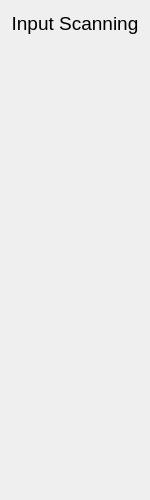
<?xml version="1.0" encoding="UTF-8"?>
<ui version="4.0">
 <class>Dialog</class>
 <widget class="QDialog" name="Dialog">
  <property name="geometry">
   <rect>
    <x>0</x>
    <y>0</y>
    <width>150</width>
    <height>500</height>
   </rect>
  </property>
  <property name="minimumSize">
   <size>
    <width>150</width>
    <height>500</height>
   </size>
  </property>
  <property name="maximumSize">
   <size>
    <width>150</width>
    <height>500</height>
   </size>
  </property>
  <property name="font">
   <font>
    <pointsize>11</pointsize>
   </font>
  </property>
  <property name="windowTitle">
   <string>Scan SigIn Progress</string>
  </property>
  <layout class="QGridLayout" name="gridLayout">
   <item row="0" column="0">
    <layout class="QVBoxLayout" name="verticalLayout">
     <item>
      <widget class="QLabel" name="label">
       <property name="maximumSize">
        <size>
         <width>16777215</width>
         <height>16777215</height>
        </size>
       </property>
       <property name="font">
        <font>
         <pointsize>14</pointsize>
        </font>
       </property>
       <property name="text">
        <string>Input Scanning</string>
       </property>
       <property name="alignment">
        <set>Qt::AlignCenter</set>
       </property>
      </widget>
     </item>
     <item>
      <widget class="QLabel" name="label_2">
       <property name="maximumSize">
        <size>
         <width>16777215</width>
         <height>16777215</height>
        </size>
       </property>
       <property name="text">
        <string/>
       </property>
       <property name="alignment">
        <set>Qt::AlignCenter</set>
       </property>
      </widget>
     </item>
     <item>
      <widget class="QLabel" name="label_3">
       <property name="maximumSize">
        <size>
         <width>16777215</width>
         <height>16777215</height>
        </size>
       </property>
       <property name="text">
        <string/>
       </property>
       <property name="alignment">
        <set>Qt::AlignCenter</set>
       </property>
      </widget>
     </item>
     <item>
      <widget class="QLabel" name="label_4">
       <property name="maximumSize">
        <size>
         <width>16777215</width>
         <height>16777215</height>
        </size>
       </property>
       <property name="text">
        <string/>
       </property>
       <property name="alignment">
        <set>Qt::AlignCenter</set>
       </property>
      </widget>
     </item>
     <item>
      <widget class="QLabel" name="label_5">
       <property name="maximumSize">
        <size>
         <width>16777215</width>
         <height>16777215</height>
        </size>
       </property>
       <property name="text">
        <string/>
       </property>
       <property name="alignment">
        <set>Qt::AlignCenter</set>
       </property>
      </widget>
     </item>
     <item>
      <widget class="QLabel" name="label_6">
       <property name="maximumSize">
        <size>
         <width>16777215</width>
         <height>16777215</height>
        </size>
       </property>
       <property name="text">
        <string/>
       </property>
       <property name="alignment">
        <set>Qt::AlignCenter</set>
       </property>
      </widget>
     </item>
     <item>
      <widget class="QLabel" name="label_7">
       <property name="maximumSize">
        <size>
         <width>16777215</width>
         <height>16777215</height>
        </size>
       </property>
       <property name="text">
        <string/>
       </property>
       <property name="alignment">
        <set>Qt::AlignCenter</set>
       </property>
      </widget>
     </item>
     <item>
      <widget class="QLabel" name="label_8">
       <property name="maximumSize">
        <size>
         <width>16777215</width>
         <height>16777215</height>
        </size>
       </property>
       <property name="text">
        <string/>
       </property>
       <property name="alignment">
        <set>Qt::AlignCenter</set>
       </property>
      </widget>
     </item>
     <item>
      <widget class="QLabel" name="label_9">
       <property name="maximumSize">
        <size>
         <width>16777215</width>
         <height>16777215</height>
        </size>
       </property>
       <property name="text">
        <string/>
       </property>
       <property name="alignment">
        <set>Qt::AlignCenter</set>
       </property>
      </widget>
     </item>
     <item>
      <widget class="QLabel" name="label_10">
       <property name="maximumSize">
        <size>
         <width>16777215</width>
         <height>16777215</height>
        </size>
       </property>
       <property name="text">
        <string/>
       </property>
       <property name="alignment">
        <set>Qt::AlignCenter</set>
       </property>
      </widget>
     </item>
     <item>
      <widget class="QLabel" name="label_11">
       <property name="maximumSize">
        <size>
         <width>16777215</width>
         <height>16777215</height>
        </size>
       </property>
       <property name="text">
        <string/>
       </property>
       <property name="alignment">
        <set>Qt::AlignCenter</set>
       </property>
      </widget>
     </item>
     <item>
      <widget class="QLabel" name="label_12">
       <property name="maximumSize">
        <size>
         <width>16777215</width>
         <height>16777215</height>
        </size>
       </property>
       <property name="text">
        <string/>
       </property>
       <property name="alignment">
        <set>Qt::AlignCenter</set>
       </property>
      </widget>
     </item>
     <item>
      <widget class="QLabel" name="label_13">
       <property name="maximumSize">
        <size>
         <width>16777215</width>
         <height>16777215</height>
        </size>
       </property>
       <property name="text">
        <string/>
       </property>
       <property name="alignment">
        <set>Qt::AlignCenter</set>
       </property>
      </widget>
     </item>
     <item>
      <widget class="QLabel" name="label_14">
       <property name="maximumSize">
        <size>
         <width>16777215</width>
         <height>16777215</height>
        </size>
       </property>
       <property name="text">
        <string/>
       </property>
       <property name="alignment">
        <set>Qt::AlignCenter</set>
       </property>
      </widget>
     </item>
     <item>
      <widget class="QLabel" name="label_15">
       <property name="maximumSize">
        <size>
         <width>16777215</width>
         <height>16777215</height>
        </size>
       </property>
       <property name="text">
        <string/>
       </property>
       <property name="alignment">
        <set>Qt::AlignCenter</set>
       </property>
      </widget>
     </item>
     <item>
      <widget class="QLabel" name="label_16">
       <property name="maximumSize">
        <size>
         <width>16777215</width>
         <height>16777215</height>
        </size>
       </property>
       <property name="text">
        <string/>
       </property>
       <property name="alignment">
        <set>Qt::AlignCenter</set>
       </property>
      </widget>
     </item>
    </layout>
   </item>
  </layout>
 </widget>
 <resources/>
 <connections/>
</ui>
